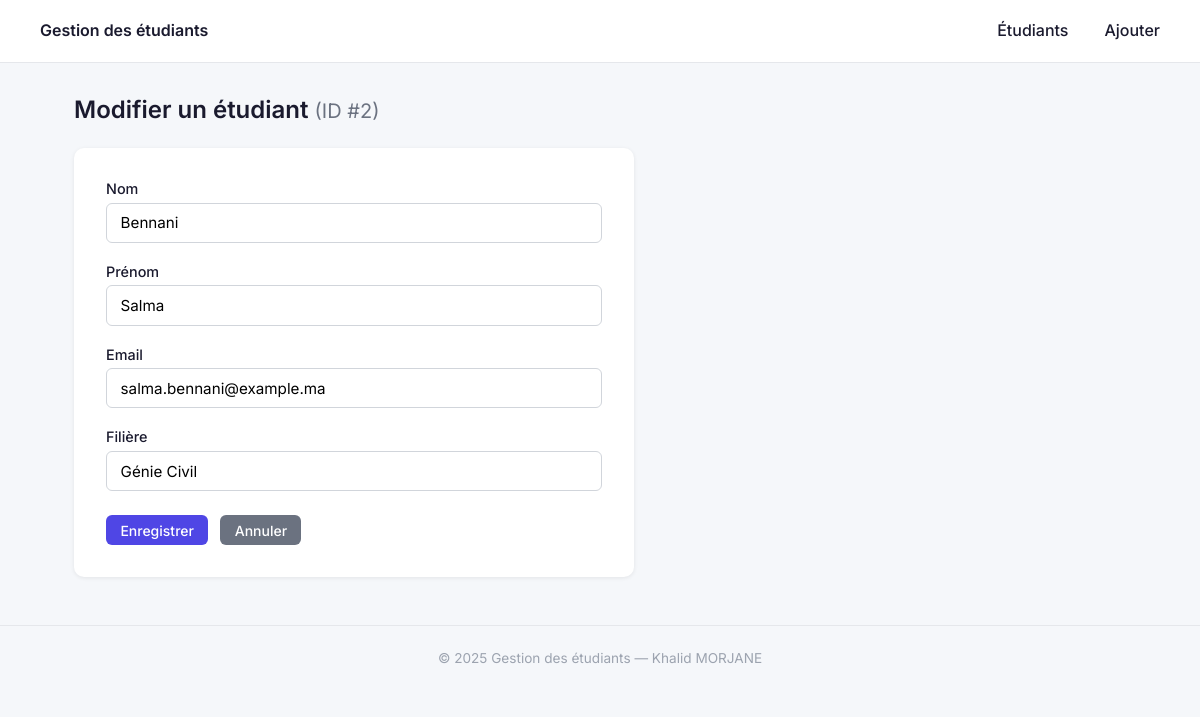
The app's page /public/index.php?page=modifier&id=2 with its own data.
### tables this page shows
CREATE TABLE IF NOT EXISTS etudiants (
    id         INT AUTO_INCREMENT PRIMARY KEY,
    nom        VARCHAR(100) NOT NULL,
    prenom     VARCHAR(100) NOT NULL,
    email      VARCHAR(150) NOT NULL UNIQUE,
    filieres   VARCHAR(100) NOT NULL,
    created_at TIMESTAMP NOT NULL DEFAULT CURRENT_TIMESTAMP,
    updated_at TIMESTAMP NOT NULL DEFAULT CURRENT_TIMESTAMP ON UPDATE CURRENT_TIMESTAMP
);

### public/index.php (called while the page is built, shortened)
<?php
$requested = $_GET['page'] ?? 'index';
$page = in_array($requested, ALLOWED_PAGES, true) ? $requested : 'index';
require_once PAGES_PATH . '/' . $page . '.php';

### includes/helpers.php (called while the page is built, shortened)
<?php
function e(?string $v): string {
    return htmlspecialchars($v ?? '', ENT_QUOTES | ENT_HTML5, 'UTF-8');
}

### pages/modifier.php (the view, shortened to what this page needs)
<?php
require_once __DIR__ . '/../includes/helpers.php';
$pdo       = getPDO();
$id = filter_input(INPUT_POST, 'id', FILTER_VALIDATE_INT, ['options' => ['min_range' => 1]]);
if ($id === false || $id === null) {
    $id = filter_input(INPUT_GET, 'id', FILTER_VALIDATE_INT, ['options' => ['min_range' => 1]]);
}
try {
    $stmt = $pdo->prepare('SELECT id, nom, prenom, email, filieres
                           FROM etudiants
                           WHERE id = :id');
    $stmt->bindValue(':id', $id, PDO::PARAM_INT);
    $stmt->execute();
    $etudiant = $stmt->fetch();
} catch (PDOException $e) {
    error_log('SELECT etudiant by id : ' . $e->getMessage());
    http_response_code(500);
    exit('Erreur interne du serveur.');
}
$old = [
    'nom'      => (string)$etudiant['nom'],
    'prenom'   => (string)$etudiant['prenom'],
    'email'    => (string)$etudiant['email'],
    'filieres' => (string)$etudiant['filieres'],
];
require __DIR__ . '/../includes/header.php';
?>
        <div class="page-header">
            <h1>Modifier un étudiant <small style="color:#6b7280;font-weight:400">(ID #<?= e((string)$id) ?>)</small></h1>
        </div>
        <div class="form-card">
            <form method="post" action="?page=modifier&id=<?= e((string)$id) ?>" autocomplete="off">
                <div class="form-group">
                    <label for="nom">Nom</label>
                    <input type="text" id="nom" name="nom" maxlength="100" required
                           value="<?= e($old['nom']) ?>">
                </div>
                <div class="form-group">
                    <label for="prenom">Prénom</label>
                    <input type="text" id="prenom" name="prenom" maxlength="100" required
                           value="<?= e($old['prenom']) ?>">
                </div>
                <div class="form-group">
                    <label for="email">Email</label>
                    <input type="email" id="email" name="email" maxlength="150" required
                           value="<?= e($old['email']) ?>">
                </div>
                <div class="form-group">
                    <label for="filieres">Filière</label>
                    <input type="text" id="filieres" name="filieres" maxlength="100" required
                           value="<?= e($old['filieres']) ?>">
                </div>
                <div style="display:flex;gap:0.75rem;margin-top:1.5rem">
                    <button type="submit" class="btn btn-primary">Enregistrer</button>
                    <a href="?page=index" class="btn btn-secondary">Annuler</a>
                </div>
            </form>
        </div>
<?php
require __DIR__ . '/../includes/footer.php';

### includes/header.php (style rules this page uses)
* { box-sizing: border-box; margin: 0; padding: 0; }
body { font-family: 'Inter', sans-serif; background: #f5f7fa; color: #1a1a2e; }
.btn { display: inline-block; padding: 0.4rem 0.9rem; border-radius: 6px; font-size: 0.875rem; font-weight: 500; text-decoration: none; cursor: pointer; border: none; font-family: inherit; }
.btn-primary { background: #4f46e5; color: #ffffff; }
.btn-secondary { background: #6b7280; color: #ffffff; }
.page-header { display: flex; justify-content: space-between; align-items: center; margin-bottom: 1.5rem; }
h1 { font-size: 1.5rem; font-weight: 600; }
form .form-group { margin-bottom: 1.25rem; }
form label { display: block; font-weight: 500; margin-bottom: 0.35rem; font-size: 0.9rem; }
form input[type=text], form input[type=email] { width: 100%; padding: 0.6rem 0.85rem; border: 1px solid #d1d5db; border-radius: 6px; font-size: 0.95rem; font-family: inherit; }
.form-card { background: #ffffff; padding: 2rem; border-radius: 10px; box-shadow: 0 1px 4px rgba(0, 0, 0, 0.08); max-width: 560px; }

### records on screen
etudiants: nom "Bennani", prenom "Salma", email "salma.bennani@example.ma", filieres "Génie Civil"

### other values on screen
APP_NAME "Gestion des étudiants"
$id "2"
